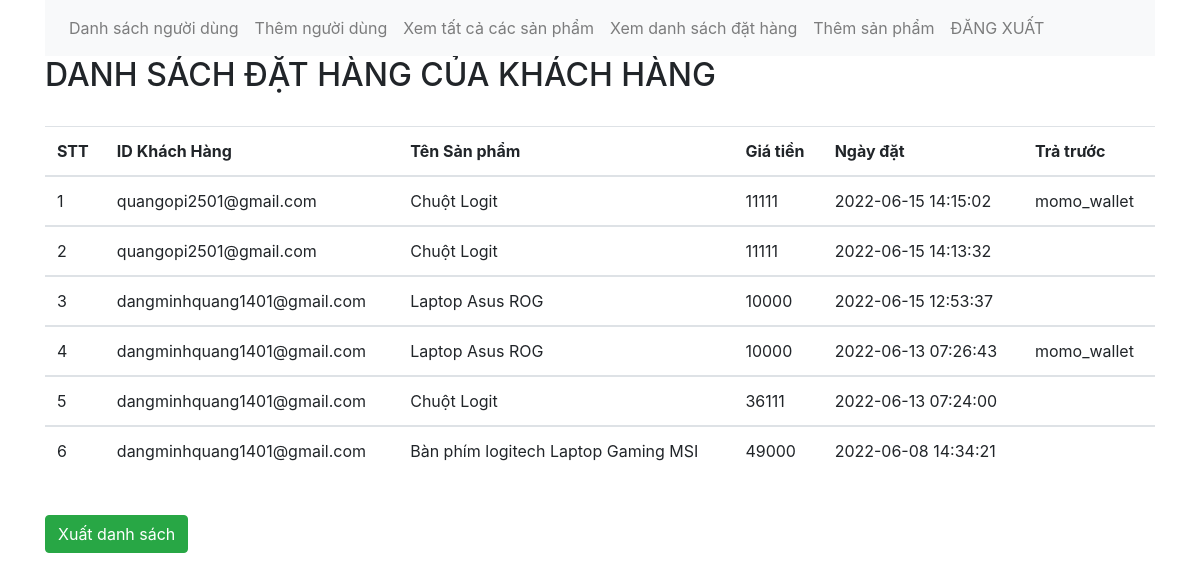
Screenshot of /shoplaptop/shoplaptop/admin/customerOrder.php (signed in) with the database file from the repository.
### tables this page shows
CREATE TABLE `orders` (
  `ordersID` int(11) NOT NULL,
  `id_customers` varchar(250) DEFAULT NULL,
  `created_at` datetime DEFAULT NULL,
  `total` float DEFAULT NULL,
  `note` text DEFAULT NULL,
  `order_type` varchar(200) NOT NULL
);

### shoplaptop/shoplaptop/admin/customerOrder.php (the view, shortened to what this page needs)
<?php
include("../conection.php");
if(isset($_SESSION['adminID'])){
    $sql_lietke_Order = "SELECT * FROM orders ORDER BY ordersID DESC";
    $query_lietke_Order = mysqli_query($mysqli,$sql_lietke_Order);
}else{
    header('location:login_admin.php');
}
?>
<!DOCTYPE html>
<html>
<head>
    <link rel="stylesheet"  href="../bootstrap/css/bootstrap.min.css">
    <link rel="stylesheet"  href="../bootstrap/css/bootstrap.css">
    <link rel="stylesheet"  href="../bootstrap/js/bootstrap.bundle.js">
    <link rel="stylesheet"  href="../bootstrap/js/bootstrap.bundle.min.js">
</head>
<body>
  <div class="container">
    <div class="menu">
      <nav class="navbar navbar-expand-lg navbar-light bg-light">
        <div class="collapse navbar-collapse" id="navbarNavAltMarkup">
          <div class="navbar-nav">
            <a class="nav-item nav-link" href="#">Danh sách người dùng</a>
            <a class="nav-item nav-link" href="addcustomer.php">Thêm người dùng</a>
            <a class="nav-item nav-link" href="allProduct.php">Xem tất cả các sản phẩm</a>
            <a class="nav-item nav-link" href="customerOrder.php">Xem danh sách đặt hàng</a>
            <a class="nav-item nav-link" href="addProduct.php">Thêm sản phẩm</a>
            <li class="nav-item">
              <a class="nav-link" href="../customer/logout.php">ĐĂNG XUẤT</a>
            </li>
          </div>
        </div>
      </nav>
    </div>
    <h2> DANH SÁCH ĐẶT HÀNG CỦA KHÁCH HÀNG</h2>
  <div class="tableInfo">
    <table class="table">
      <thead>
      <tr>
              <th scope="col">STT</th>
              <th scope="col">ID Khách Hàng</th>
              <th scope="col">Tên Sản phẩm</th>
              <th scope="col">Giá tiền</th>
              <th scope="col">Ngày đặt</th>
              <th scope="col">Trả trước</th>
            </tr>
      </thead>
      <?php
      $i=0;
      while ($row_Order = mysqli_fetch_array($query_lietke_Order)) {
        $i++;
        ?>
        <tbody>
          <td><?php echo $i ?></td>
          <td><?php echo $row_Order['id_customers'];?></td>
          <td><?php echo $row_Order['note'];?></td>
          <td><?php echo $row_Order['total'];?></td>
          <td><?php echo $row_Order['created_at'];?></td>
          <td><?php echo $row_Order['order_type'];?></td>
        </tbody>
        <?php
      }
      ?>
    </table>
    <br />
    <form method="post" action="export.php">
     <input type="submit" name="export" class="btn btn-success" value="Xuất danh sách" />
    </form>
  </div>
</div>
</body>
</html>

### rows the page displays
orders: id_customers "quangopi2501@gmail.com", note "Chuột Logit", total "11111", created_at "2022-06-15 14:15:02", order_type "momo_wallet"
orders: id_customers "quangopi2501@gmail.com", note "Chuột Logit", total "11111", created_at "2022-06-15 14:13:32"
orders: id_customers "dangminhquang1401@gmail.com", note "Laptop Asus ROG", total "10000", created_at "2022-06-15 12:53:37"
orders: id_customers "dangminhquang1401@gmail.com", note "Laptop Asus ROG", total "10000", created_at "2022-06-13 07:26:43", order_type "momo_wallet"
orders: id_customers "dangminhquang1401@gmail.com", note "Chuột Logit", total "36111", created_at "2022-06-13 07:24:00"
orders: id_customers "dangminhquang1401@gmail.com", note "Bàn phím logitech Laptop Gaming MSI", total "49000", created_at "2022-06-08 14:34:21"
